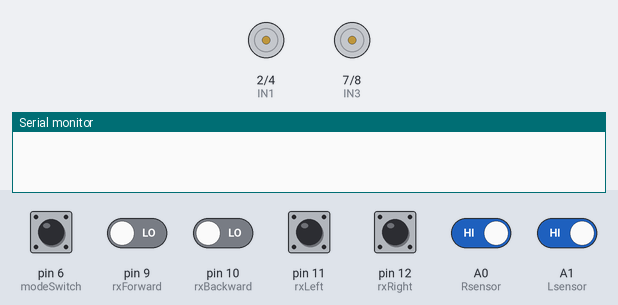
Recording of a sketch running on a simulated Arduino Uno, built with avr-gcc and run on an emulated ATmega328P. On the bench: motor-driver pin pairs drawn as motors (green arrow = first pin HIGH = forward, orange = second pin HIGH = backward, longer = more drive, scaled by the enable pin), the last lines printed to the serial monitor. The inputs (shaded band) are chosen by the test bench; at power-on: A0 (Rsensor), A1 (Lsensor) HIGH, pin 6 (modeSwitch), pin 9 (rxForward), pin 10 (rxBackward), pin 11 (rxLeft), pin 12 (rxRight) LOW.

Above: at 1.2 s.
1.3 s: A0 (Rsensor) driven LOW
At 2.1 s:
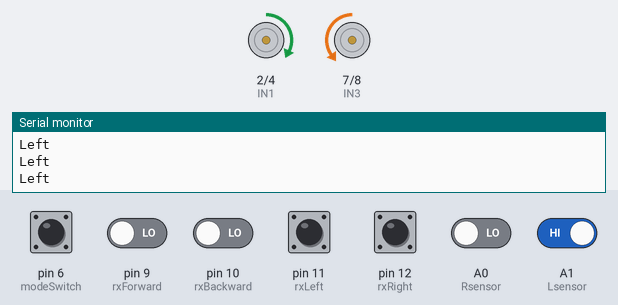
2.8 s: A1 (Lsensor) driven LOW
At 3.8 s:
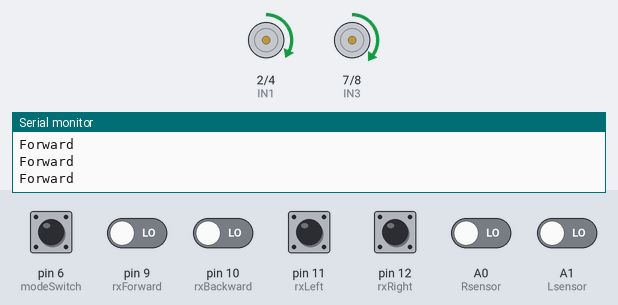
4.3 s: A0 (Rsensor) driven HIGH
At 4.7 s:
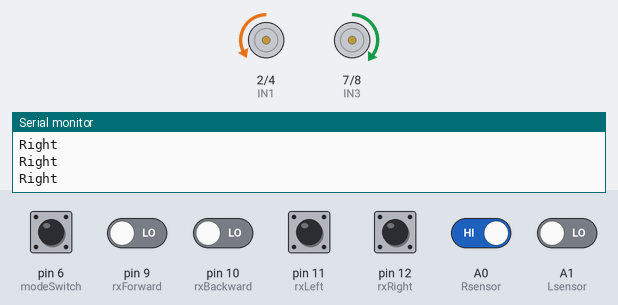
5.8 s: pin 6 (modeSwitch) pulled HIGH for 0.15 s
At 6.3 s:
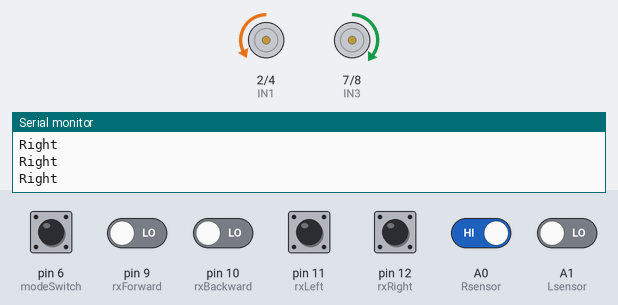
8.9 s: pin 6 (modeSwitch) pulled HIGH for 3.2 s
At 9.3 s:
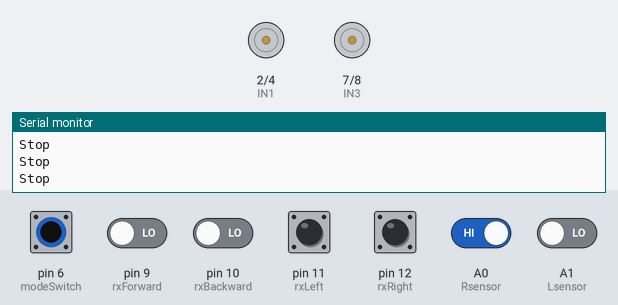
13.6 s: pin 6 (modeSwitch) pulsed HIGH 2 times (0.12 s each, 0.3 s apart)
At 13.81 s:
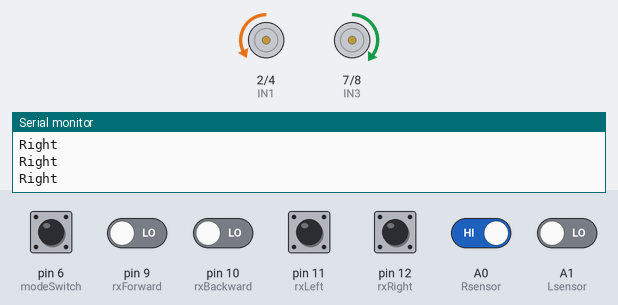
Timing chart, 0 to 16.6 s (numbered marks = the images above; inputs shaded):
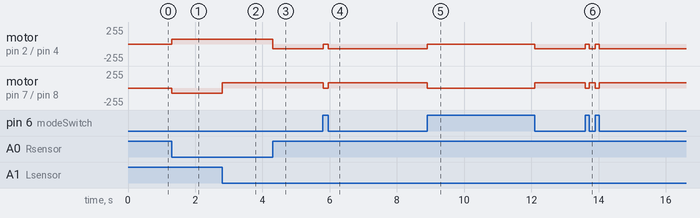

Measured:
- after the input at 1.3 s, motor on pin 2 (IN1) / pin 4 (IN2): stopped → forward 70/255 at once; motor on pin 7 (IN3) / pin 8 (IN4): stopped → backward 80/255 at once
- after the input at 2.8 s, motor on pin 7 (IN3) / pin 8 (IN4): backward 80/255 → forward 80/255 at once
- after the input at 4.3 s, motor on pin 2 (IN1) / pin 4 (IN2): forward 70/255 → backward 70/255 at once
- after the input at 5.8 s, motor on pin 2 (IN1) / pin 4 (IN2): backward 70/255 → stopped at once, → backward 70/255 0.15 s later; motor on pin 7 (IN3) / pin 8 (IN4): forward 80/255 → stopped at once, → forward 80/255 0.15 s later
- after the input at 8.9 s, motor on pin 2 (IN1) / pin 4 (IN2): backward 70/255 → stopped at once, → backward 70/255 3.2 s later; motor on pin 7 (IN3) / pin 8 (IN4): forward 80/255 → stopped at once, → forward 80/255 3.2 s later
- after the input at 13.6 s, motor on pin 2 (IN1) / pin 4 (IN2): alternates backward 70/255 for 0.17 s and stopped for 0.12 s, 4 changes in all, then stays backward 70/255, starting at once; motor on pin 7 (IN3) / pin 8 (IN4): alternates forward 80/255 for 0.17 s and stopped for 0.12 s, 4 changes in all, then stays forward 80/255, starting at once

The sketch:

sketch_jul10a.ino
```cpp
const int IN1 = 2;
const int IN2 = 4;
const int IN3 = 7;
const int IN4 = 8;
const int ENA = 3;
const int ENB = 5;
const int Lsensor = A1;
const int Rsensor = A0;
const int modeSwitch = 6; // Switch to select between Line Follower and Remote Control modes
const int rxForward = 9; // Receiver output pin for forward signal
const int rxBackward = 10; // Receiver output pin for backward signal
const int rxLeft = 11; // Receiver output pin for left signal
const int rxRight = 12; // Receiver output pin for right signal

int RIGHT, LEFT;
int x = 70; // Speed value for Line Follower mode
int y = 80;

void setup() {
  Serial.begin(9600);
  pinMode(IN1, OUTPUT);
  pinMode(IN2, OUTPUT);
  pinMode(IN3, OUTPUT);
  pinMode(IN4, OUTPUT);
  pinMode(ENA, OUTPUT);
  pinMode(ENB, OUTPUT);
  pinMode(Lsensor, INPUT);
  pinMode(Rsensor, INPUT);
  pinMode(modeSwitch, INPUT);
  pinMode(rxForward, INPUT);
  pinMode(rxBackward, INPUT);
  pinMode(rxLeft, INPUT);
  pinMode(rxRight, INPUT);
}

void loop() {
  int mode = digitalRead(modeSwitch);
  if (mode == HIGH) { // Remote Control mode
    int forward = digitalRead(rxForward);
    int backward = digitalRead(rxBackward);
    int left = digitalRead(rxLeft);
    int right = digitalRead(rxRight);

    if (forward == HIGH) {
      digitalWrite(IN1, HIGH);
      digitalWrite(IN2, LOW);
      digitalWrite(IN3, HIGH);
      digitalWrite(IN4, LOW);
      analogWrite(ENA, 255);
      analogWrite(ENB, 255);
      Serial.println("Forward");
    } else if (backward == HIGH) {
      digitalWrite(IN1, LOW);
      digitalWrite(IN2, HIGH);
      digitalWrite(IN3, LOW);
      digitalWrite(IN4, HIGH);
      analogWrite(ENA, 255);
      analogWrite(ENB, 255);
      Serial.println("Backward");
    } else if (left == HIGH) {
      digitalWrite(IN1, HIGH);
      digitalWrite(IN2, LOW);
      digitalWrite(IN3, LOW);
      digitalWrite(IN4, HIGH);
      analogWrite(ENA, 255);
      analogWrite(ENB, 255);
      Serial.println("Left");
    } else if (right == HIGH) {
      digitalWrite(IN1, LOW);
      digitalWrite(IN2, HIGH);
      digitalWrite(IN3, HIGH);
      digitalWrite(IN4, LOW);
      analogWrite(ENA, 255);
      analogWrite(ENB, 255);
      Serial.println("Right");
    } else {
      digitalWrite(IN1, LOW);
      digitalWrite(IN2, LOW);
      digitalWrite(IN3, LOW);
      digitalWrite(IN4, LOW);
      analogWrite(ENA, 0);
      analogWrite(ENB, 0);
      Serial.println("Stop");
    }
  } else { // Line Follower mode
    RIGHT = digitalRead(Rsensor);
    LEFT = digitalRead(Lsensor);

    if (RIGHT == 0 && LEFT == 0) {
      digitalWrite(IN1, HIGH);
      digitalWrite(IN2, LOW);
      digitalWrite(IN3, HIGH);
      digitalWrite(IN4, LOW);
      analogWrite(ENA, x);
      analogWrite(ENB, y);
      Serial.println("Forward");
    } else if (RIGHT == 0 && LEFT == 1) {
      digitalWrite(IN1, HIGH);
      digitalWrite(IN2, LOW);
      digitalWrite(IN3, LOW);
      digitalWrite(IN4, HIGH);
      analogWrite(ENA, x);
      analogWrite(ENB, y);
      Serial.println("Left");
    } else if (RIGHT == 1 && LEFT == 0) {
      digitalWrite(IN1, LOW);
      digitalWrite(IN2, HIGH);
      digitalWrite(IN3, HIGH);
      digitalWrite(IN4, LOW);
      analogWrite(ENA, x);
      analogWrite(ENB, y);
      Serial.println("Right");
    }
  }
}
```
